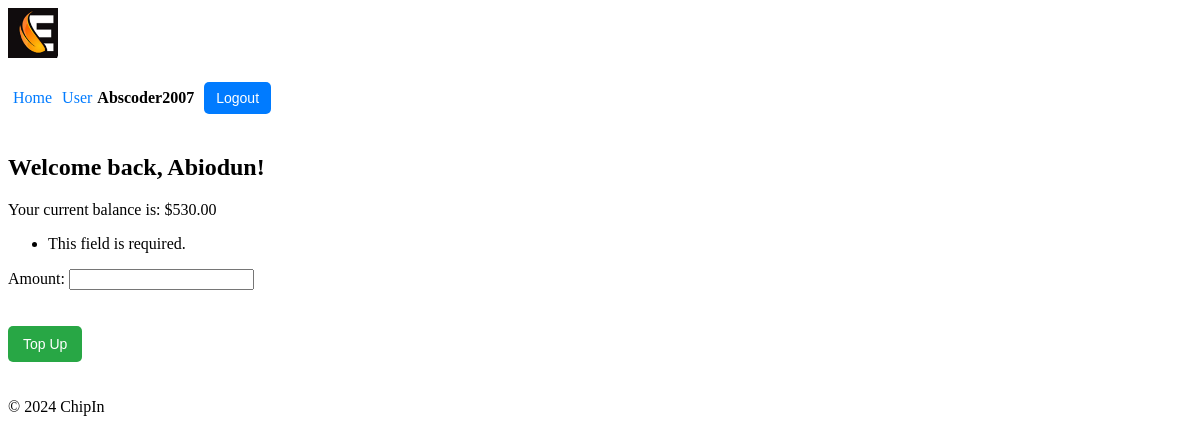
The app's page /users/top_up/ (signed in), older data.
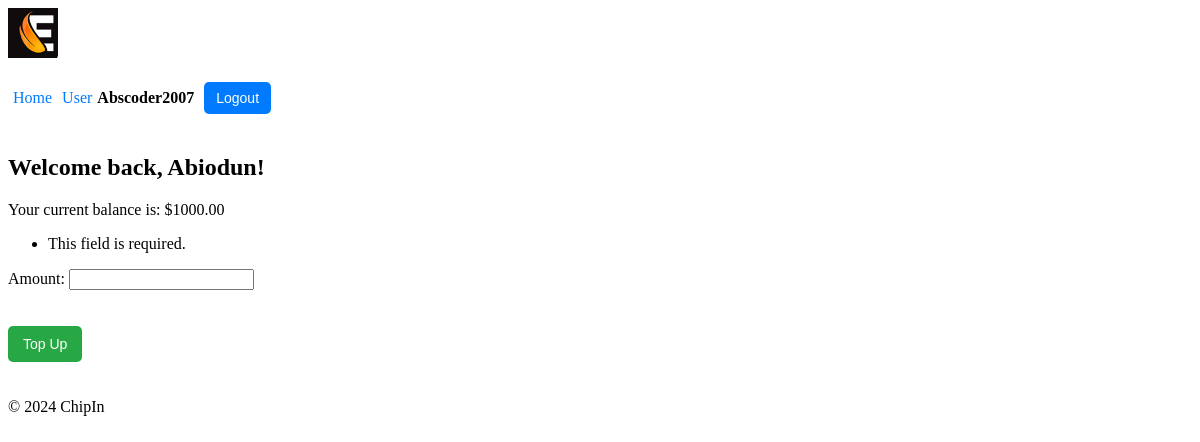
The same page, newer data.
### users/models.py (models this page shows, shortened)
class Profile(models.Model):
    user = models.OneToOneField(User, on_delete=models.CASCADE)
    first_name = models.CharField(max_length=30)
    surname = models.CharField(max_length=30)
    nickname = models.CharField(max_length=30, unique=True, null=False, blank=False)
    max_spend = models.DecimalField(max_digits=10, decimal_places=2, default=100.00)  # Max spend for each event
    balance = models.DecimalField(max_digits=10, decimal_places=2, default=100.00)  # User's current balance

### users/views.py (the view)
# urls.py: path('top_up/', views.top_up, name='top_up'),
@login_required(login_url='users:login')
def top_up(request):
    profile = request.user.profile
    form = TopUpForm(request.POST)
    if request.method == 'POST':
        if form.is_valid():
            amount = form.cleaned_data['amount']
            profile.balance += amount
            profile.save()
            Transaction.objects.create(user=request.user, amount=amount)
            messages.success(request, f"Your balance has been topped up by ${amount}.")
            return redirect('users:user')
    else:
        context = {
            'form': form,
            'user_balance': request.user.profile.balance,
            'welcome_message': f"Welcome back, {request.user.first_name}!",
        }
        return render(request, 'users/top_up.html', context)

### users/forms.py
class TopUpForm(forms.Form):
    label="Amount to Top-Up"
    amount=forms.DecimalField(min_value=0.01,decimal_places=2,max_digits=5)

### chipin/context_processors.py (called while the page is built)
def user_profile(request):
    if request.user.is_authenticated:
        try:
            return {'nickname': request.user.profile.nickname}
        except Profile.DoesNotExist:
            return {'nickname': request.user.username}  # Fallback to username if no profile exists
    return {}

### users/templates/users/top_up.html (shortened to what this page needs)
{% extends 'chipin/base.html' %}
{% load static %}
{% block content %}
    <h2>{{ welcome_message }}</h2>
    <p>Your current balance is: ${{ user_balance }}</p>
    <form method="post">
        {{ form.as_p }}
        <button type="submit">Top Up</button>
    </form>
{% endblock %}

Row changes from the older to the newer data that the page shows:
changed Profile: balance "530.00" → "1000.00"
